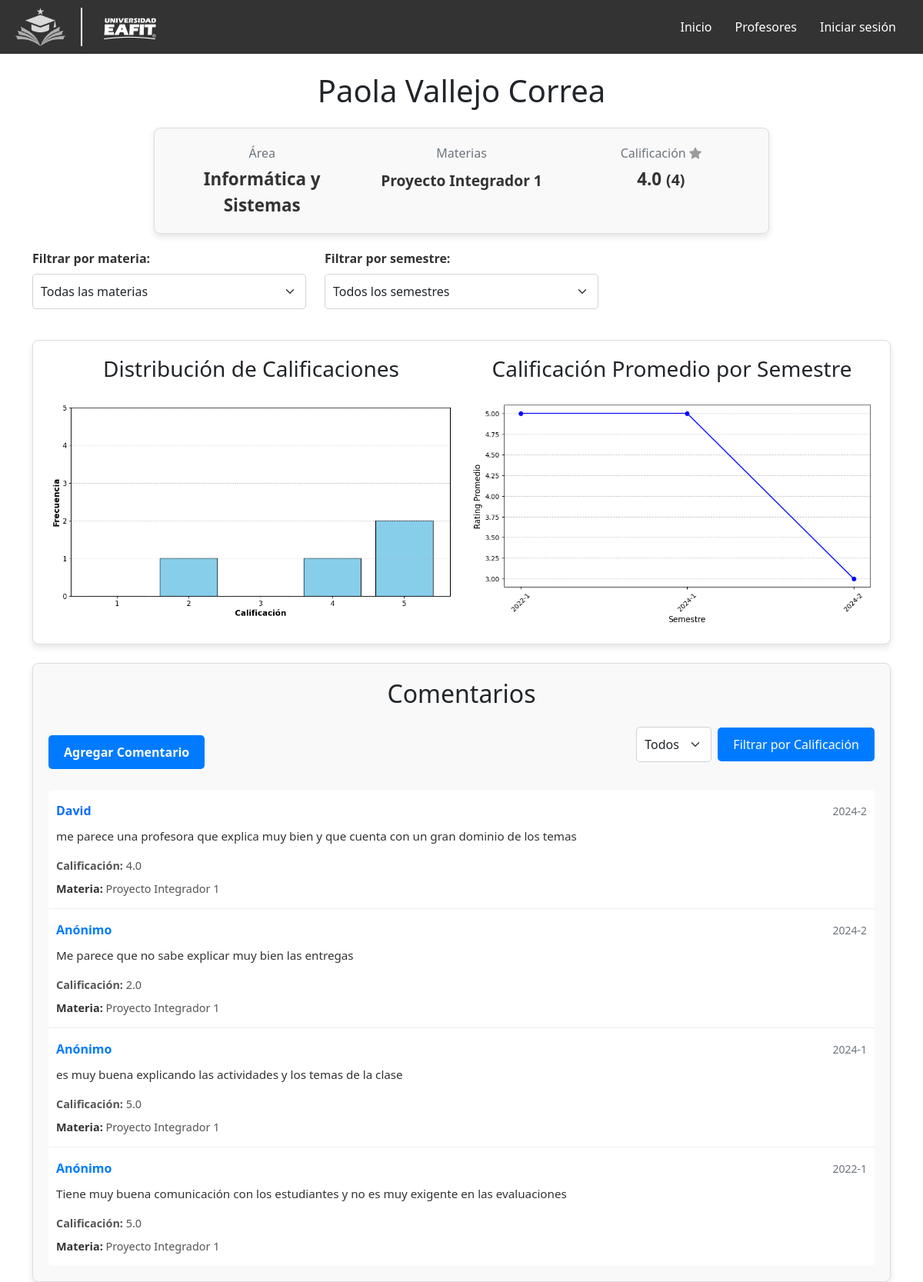
The page /profesor/1/ on the database its author committed.
### profesores/models.py (models this page shows, shortened)
class Profesor(models.Model):
    nombre = models.CharField(max_length=100)
    departamento = models.CharField(max_length=100)
    materias = models.ManyToManyField('Materia', related_name='profesores')
    calificacion_media = models.FloatField(default=0.0)  # Calificación general del profesor
    numcomentarios = models.IntegerField(default=0)

class Materia(models.Model):
    nombre = models.CharField(max_length=100)
    calificacion_media = models.FloatField(default=0.0)
    numcomentarios = models.IntegerField(default=0)

### review/models.py (models this page shows, shortened)
class Comentario(models.Model):
    SEMESTRES = [
        ('2024-2', '2024-2'),
        ('2024-1', '2024-1'),
        ('2023-2', '2023-2'),
        ('2023-1', '2023-1'),
        ('2022-2', '2022-2'),
        ('2022-1', '2022-1'),
        ('2021-2', '2021-2'),
        ('2021-1', '2021-1'),
    ]
    profesor = models.ForeignKey('profesores.Profesor', related_name='comentarios', on_delete=models.CASCADE)
    materia = models.ForeignKey(
        'profesores.Materia',
        related_name='comentarios',
        on_delete=models.SET_NULL,  # Si se elimina una materia, dejar como NULL
        null=True,  # Permite valores nulos
        blank=True  # Permite que el formulario deje el campo vacío
    )
    usuario = models.ForeignKey(User, on_delete=models.CASCADE)
    contenido = models.TextField()
    fecha = models.CharField(max_length=7, choices=SEMESTRES, default='2024-2')
    rating = models.IntegerField(choices=((1, '1 Estrella'), (2, '2 Estrellas'),
                                          (3, '3 Estrellas'), (4, '4 Estrellas'),
                                          (5, '5 Estrellas')), default=1)
    aprobado_por_ia = models.BooleanField(default=False)
    anonimo = models.BooleanField(default=False)

### profesores/views.py (the view)
# urls.py: path('profesor/<int:profesor_id>/', profesoresViews.detalle_profesor, name='detalle_profesor'),
def detalle_profesor(request, profesor_id):
    profesor = get_object_or_404(Profesor, pk=profesor_id)
    materias = profesor.materias.all()
    materia_id = request.GET.get('materia', 'todas')  # Default: todas las materias
    semestre = request.GET.get('semestre', '')  # Default: todos los semestres
    rating = request.GET.get('rating', '')  # Default: todos los ratings
    comentarios_grafica = Comentario.objects.filter(profesor=profesor, aprobado_por_ia=True)
    if materia_id != 'todas':
        comentarios_grafica = comentarios_grafica.filter(materia_id=materia_id)
    if semestre:
        comentarios_grafica = comentarios_grafica.filter(fecha=semestre)
    ratings_grafica = [comentario.rating for comentario in comentarios_grafica]
    grafica_barras = generar_grafica_barras(ratings_grafica) if comentarios_grafica.exists() else None
    grafica_por_semestre = None
    if not semestre:
        grafica_por_semestre = (
            grafica_calificaciones_semestre(comentarios_grafica)
            if comentarios_grafica.exists()
            else None
        )
    comentarios_display = Comentario.objects.filter(profesor=profesor, aprobado_por_ia=True)
    if materia_id != 'todas':
        comentarios_display = comentarios_display.filter(materia_id=materia_id)
    if semestre:
        comentarios_display = comentarios_display.filter(fecha=semestre)
    if rating:
        comentarios_display = comentarios_display.filter(rating=rating)
    semestres_disponibles = Comentario.objects.filter(profesor=profesor).values_list('fecha', flat=True).distinct()
    return render(request, 'profesores/detalle_profesor.html', {
        'profesor': profesor,
        'materias': materias,
        'comentarios_mostrados': comentarios_display,  # Comentarios para mostrar
        'grafica_barras': grafica_barras,
        'grafica_por_semestre': grafica_por_semestre,
        'materia_seleccionada': materia_id,
        'semestre_seleccionado': semestre,
        'rating_seleccionado': rating,
        'semestres_disponibles': semestres_disponibles,
    })

### profesores/templates/profesores/detalle_profesor.html (shortened to what this page needs)
{% extends 'base_generic.html' %}
{% block content %}
<link href="https://cdn.jsdelivr.net/npm/bootstrap@5.1.3/dist/css/bootstrap.min.css" rel="stylesheet">
<link href="https://cdn.jsdelivr.net/npm/bootstrap-icons@1.8.1/font/bootstrap-icons.css" rel="stylesheet">
<div class="container mt-4">
    <h1 class="mb-4 text-center">{{ profesor.nombre }}</h1>
    <div class="info-container">
        <div class="info-item">
            <div class="info-title">Área</div>
            <div class="info-data">{{ profesor.departamento }}</div>
        </div>
        <div class="info-item">
            <div class="info-title">Materias</div>
            <div class="info-data">
                {% if profesor.materias.exists %}
                <ul class="materias-list">
                    {% for materia in profesor.materias.all %}
                        <li>{{ materia.nombre }}</li>
                    {% endfor %}
                </ul>
                {% else %}
                <span class="text-muted">No tiene materias asignadas</span>
                {% endif %}
            </div>
        </div>
        <div class="info-item">
            <div class="info-title">Calificación <i class="bi bi-star-fill rating-star"></i></div>
            <div class="info-data">
                {{ profesor.calificacion_media|floatformat:1 }}
                <small>({{ profesor.numcomentarios }})</small>
            </div>
        </div>
    </div>
    <form method="get" class="mb-4">
        <div class="row">
            <div class="col-md-4">
                <label for="materia" class="form-label"><strong>Filtrar por materia:</strong></label>
                <select name="materia" id="materia" class="form-select" onchange="this.form.submit()">
                    <option value="todas" {% if materia_seleccionada == 'todas' %}selected{% endif %}>Todas las materias</option>
                </select>
            </div>
            <div class="col-md-4">
                <label for="semestre" class="form-label"><strong>Filtrar por semestre:</strong></label>
                <select name="semestre" id="semestre" class="form-select" onchange="this.form.submit()">
                    <option value="">Todos los semestres</option>
                </select>
            </div>
        </div>
    </form>
    <div class="charts-container">
        {% if grafica_barras %}
        <div class="chart-item">
            <h3>Distribución de Calificaciones</h3>
            <img alt="Gráfica de barras" class="img-fluid mt-3">
        </div>
        {% endif %}
        {% if grafica_por_semestre %}
        <div class="chart-item">
            <h3>Calificación Promedio por Semestre</h3>
            <img alt="Gráfica de Calificaciones por Semestre" class="img-fluid mt-3">
        </div>
        {% endif %}
    </div>
    <div class="comments-container mt-4">
        <h2 class="mb-4 text-center">Comentarios</h2>
        <div class="d-flex justify-content-between align-items-center mb-3">
            <a href="{% url 'agregar_comentario' profesor.id %}" class="btn agregar-comentario-btn">Agregar Comentario</a>
            <form method="get" class="d-inline">
                <div class="d-flex align-items-center">
                    <select name="rating" id="rating" class="form-select me-2" style="width: auto;">
                        <option value="">Todos</option>
                    </select>
                    <button type="submit" class="rating-filter-btn">Filtrar por Calificación</button>
                </div>
            </form>
        </div>
        {% if comentarios_mostrados %}
        <div class="list-group">
            {% for comentario in comentarios_mostrados %}
            <div class="list-group-item comment-item">
                <div class="comment-header">
                    <strong class="comment-user">
                        {% if comentario.anonimo %} Anónimo {% else %}
                        <a href="{% url 'user_profile' comentario.usuario.id %}">{{ comentario.usuario.username }}</a>
                        {% endif %}
                    </strong>
                    <small class="text-muted">{{ comentario.fecha }}</small>
                </div>
                <div class="comment-content">
                    <p>{{ comentario.contenido }}</p>
                </div>
                <div class="comment-rating">
                    <strong>Calificación:</strong> {{ comentario.rating|floatformat:1 }}
                </div>
                <div class="comment-materia">
                    <strong>Materia:</strong> {{ comentario.materia.nombre }}
                </div>
            </div>
            {% endfor %}
        </div>
        {% else %}
        <p class="text-muted text-center">No hay comentarios aún.</p>
        {% endif %}
    </div>
</div>
{% endblock %}

### templates/base_generic.html (style rules this page uses)
body { font-family: Arial, sans-serif; }

### profesores/templates/profesores/detalle_profesor.html (style rules this page uses)
.info-container { display: flex; flex-wrap: wrap; justify-content: center; align-items: flex-start; gap: 20px; padding: 20px; border: 1px solid #ddd; border-radius: 8px; background-color: #f9f9f9; max-width: 800px; margin: 20px auto; box-shadow: 0 4px 8px rgba(0, 0, 0, 0.1); }
.info-item { flex: 1 1 30%; text-align: center; }
.info-title { font-size: 1rem; color: #6c757d; margin-bottom: 5px; }
.info-data { font-size: 1.4rem; color: #333; font-weight: bold; }
.rating-star { color: #9b9b9b; }
.charts-container { display: flex; flex-wrap: wrap; justify-content: space-between; align-items: flex-start; gap: 20px; padding: 20px; border: 1px solid #ddd; border-radius: 8px; background-color: #fff; box-shadow: 0 4px 8px rgba(0, 0, 0, 0.1); margin-top: 40px; }
.chart-item { flex: 1 1 45%; text-align: center; }
.comments-container { margin-top: 40px; padding: 20px; border: 1px solid #ddd; border-radius: 8px; background-color: #f9f9f9; box-shadow: 0 4px 8px rgba(0, 0, 0, 0.1); }
.list-group-item { border: none; border-bottom: 1px solid #eee; }
.list-group-item:last-child { border-bottom: none; }
.comments-container { padding: 20px; border: 1px solid #ddd; border-radius: 8px; background-color: #f9f9f9; box-shadow: 0 4px 8px rgba(0, 0, 0, 0.1); }
.comment-item { border: none; border-bottom: 1px solid #eee; padding: 15px 10px; transition: background-color 0.2s ease; }
.comment-item:last-child { border-bottom: none; }
.comment-header { display: flex; justify-content: space-between; align-items: center; margin-bottom: 8px; }
.comment-materia { margin-top: 8px; font-size: 0.9rem; color: #555; }
.comment-materia strong { color: #333; }
.comment-user { font-size: 1rem; color: #007bff; }
.comment-user a { text-decoration: none; font-weight: bold; }
.comment-content { margin: 10px 0; font-size: 0.95rem; color: #333; }
.comment-rating { font-size: 0.9rem; color: #555; }
.agregar-comentario-btn { background-color: #007bff; color: #fff; border: none; padding: 10px 20px; font-size: 1rem; font-weight: bold; border-radius: 5px; text-decoration: none; transition: background-color 0.3s ease; }
form { margin-bottom: 20px; }
form .form-label { font-weight: bold; font-size: 1rem; color: #333; }
form .form-select { border-radius: 5px; padding: 10px; font-size: 1rem; }
.materias-list { list-style-type: none; padding: 0; margin: 0; }
.materias-list li { padding: 5px 0; font-size: 1.2rem; color: #333; }
.rating-filter-btn { font-size: 1rem; padding: 10px 20px; white-space: nowrap; border-radius: 5px; background-color: #007bff; color: white; border: none; }

### rows shown on the page
Profesor: nombre "Paola Vallejo Correa", departamento "Informática y Sistemas", calificacion_media "4.0", numcomentarios "4"
Materia: nombre "Proyecto Integrador 1"
Comentario: usuario.username "David", fecha "2024-2", contenido "me parece una profesora que explica muy bien y que cuenta con un gran dominio de los temas", rating "4.0", materia.nombre "Proyecto Integrador 1"
Comentario: anonimo "Anónimo", fecha "2024-2", contenido "Me parece que no sabe explicar muy bien las entregas", rating "2.0", materia.nombre "Proyecto Integrador 1"
Comentario: anonimo "Anónimo", fecha "2024-1", contenido "es muy buena explicando las actividades y los temas de la clase", rating "5.0", materia.nombre "Proyecto Integrador 1"
Comentario: anonimo "Anónimo", fecha "2022-1", contenido "Tiene muy buena comunicación con los estudiantes y no es muy exigente en las evaluaciones", rating "5.0", materia.nombre "Proyecto Integrador 1"
